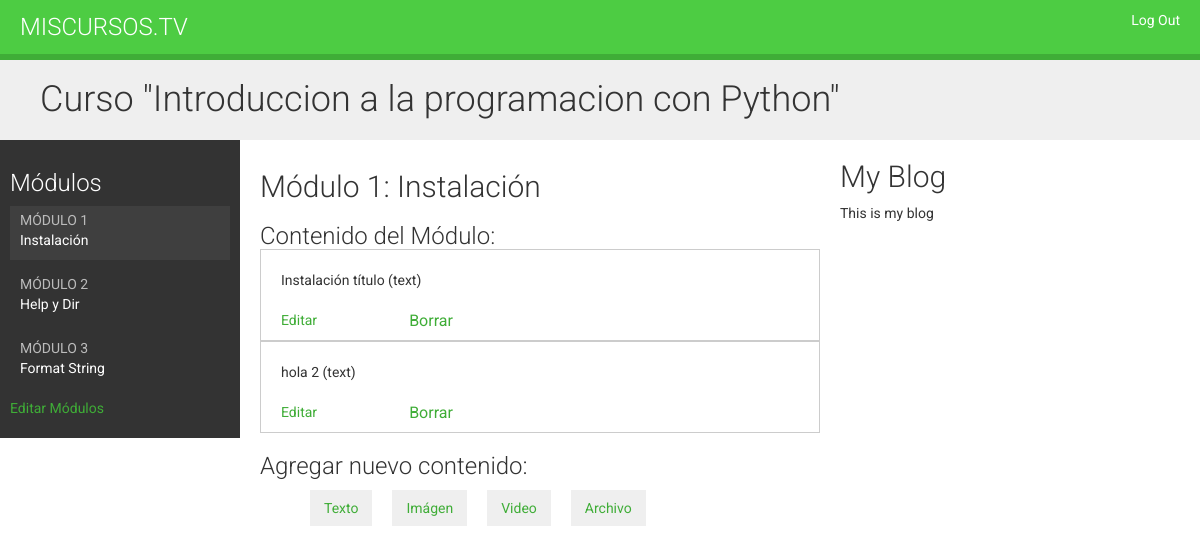
The page /course/module/1/ (signed in) on the database its author committed.
### elearning/models.py (models this page shows, shortened)
class Course(models.Model):
    owner = models.ForeignKey(User, related_name='courses_created', on_delete=models.CASCADE)
    subject = models.ForeignKey(Subject, related_name='courses', on_delete=models.CASCADE)
    title = models.CharField(max_length=200)
    slug = models.CharField(max_length=200, unique=True)
    overview = models.TextField()
    created = models.DateTimeField(auto_now_add=True)
    class Meta:
        ordering = ['-created']

class Module(models.Model):
    course = models.ForeignKey(Course, related_name='modules', on_delete=models.CASCADE)
    title = models.CharField(max_length=200)
    description = models.TextField(blank=True)
    order = OrderField(blank=True, for_fields=['course'])
    class Meta:
        ordering = ['order']

class Content(models.Model):
    module = models.ForeignKey(Module, related_name='contents', on_delete=models.CASCADE)
    content_type = models.ForeignKey(ContentType, on_delete=models.CASCADE, limit_choices_to={'model__in': ('text', 'video', 'image', 'file')})
    object_id = models.PositiveIntegerField()
    item = GenericForeignKey('content_type', 'object_id')
    order = OrderField(blank=True, for_fields=['module'])
    class Meta:
        ordering = ['order']

class ItemBase(models.Model):
    owner = models.ForeignKey(User, related_name='%(class)s_related', on_delete=models.CASCADE)
    title = models.CharField(max_length=250)
    created = models.DateTimeField(auto_now_add=True)
    updated = models.DateTimeField(auto_now=True)
    class Meta:
        abstract = True
    def __str__(self):
        return self.title

class Text(ItemBase):
    content = models.TextField()

### elearning/views.py (the view)
# urls.py: path('module/<int:module_id>/', views.ModuleContentListView.as_view(), name='module_content_list'),
class ModuleContentListView(TemplateResponseMixin, View):
    template_name = 'manage/module/content_list.html'
    def get(self, request, module_id):
        module = get_object_or_404(Module, id=module_id, course__owner=request.user)
        return self.render_to_response({'module': module})

### elearning/templatetags/course.py (called while the page is built)
@register.filter
def model_name(obj):
    try:
        return obj._meta.model_name
    except AttributeError:
        return None

### elearning/templates/manage/module/content_list.html (shortened to what this page needs)
{% extends 'base.html' %}
{% load static %}
{% load course %}
{% block css %}
<link rel="stylesheet" href="{% static 'css/base.css' %}">
<link rel="stylesheet" href="https://ajax.googleapis.com/ajax/libs/jqueryui/1.12.1/themes/smoothness/jquery-ui.css">
{% endblock %}
{% block content %}
    {% with course=module.course %}
        <h1>Curso "{{ course.title }}"</h1>
        <div class="contents">
            <h3>Módulos</h3>
            <ul id="modules">
                {% for m in course.modules.all %}
                    <li data-id="{{ m.id }}" {% if m == module %} class="selected" {% endif %}>
                        <a href="{% url 'module_content_list' m.id %}">
                            <span>Módulo <span class="order">{{ m.order|add:1 }}</span></span>
                            <br>
                            {{ m.title }}
                        </a>
                    </li>
                {% empty %}
                    <li>Aún no hay módulos</li>
                {% endfor %}
            </ul>
            <p><a href="{% url 'course_module_update' course.id %}">Editar Módulos</a></p>
        </div>
        <div class="module">
            <h2>Módulo {{ module.order|add:1 }}: {{ module.title }}</h2>
            <h3>Contenido del Módulo:</h3>
            <div id="module-contents">
                {% for content in module.contents.all %}
                <div data-id="{{ content.id }}">
                    {% with item=content.item %}
                    <p>{{ item }} ({{ item|model_name }})</p>
                    <a href="{% url 'module_content_update' module.id item|model_name item.id %}">Editar</a>
                    <form action="{% url 'module_content_delete' content.id %}>" method="post">
                        <input type="submit" value="Borrar">
                    </form>
                    {% endwith %}
                </div>
                {% empty %}
                    <p>Este módulo aún no tiene contenidos</p>
                {% endfor %}
            </div>
            <h3>Agregar nuevo contenido:</h3>
            <ul class="content-types">
                <li><a href="{% url 'module_content_create' module.id  'text' %}">Texto</a></li>
                <li><a href="{% url 'module_content_create' module.id  'image' %}">Imágen</a></li>
                <li><a href="{% url 'module_content_create' module.id  'video' %}">Video</a></li>
                <li><a href="{% url 'module_content_create' module.id  'file' %}">Archivo</a></li>
            </ul>
        </div>
    {% endwith %}
{% endblock %}

### static/css/base.css (style rules this page uses)
body { margin:0; font-family:'Roboto', sans-serif; font-weight:400; color:#333; }
a { color:#3fad37; text-decoration:none; }
ul { float:left; }
h1, h2, h3, h4, h5, h6 { font-family:'Roboto', sans-serif; font-weight:300; }
h1 { background:#efefef; width:100%; overflow:auto; padding:20px 0 20px 40px; margin:0; }
.module { padding:10px 20px; float:left; width:600px; }
.module h3 { margin:20px 0 0; padding:0; width:100%; }
.module p { margin:10px 0 20px; width:100%; float:left; }
.contents { width:20%; padding:10px; float:left; background:#333; color: #fff; font-family:'Roboto', sans-serif; }
.contents ul { list-style:none; margin:0; padding:0; width:100%; }
.contents ul li { margin:0 0 10px 0; padding:4px 10px 10px; overflow:auto; cursor:move; }
.contents ul li.selected { background:#3f3f3f; }
.contents ul span { text-transform:uppercase; color:#bbb; font-size:14px; }
.contents ul a { display:block; color:#fff; text-decoration:none; }
ul.content-types li { list-style:none; float:left; margin:10px; background:#efefef; padding:8px 14px; }
input, select, textarea { border:1px solid #ccc; border-bottom:3px solid #ccc; padding:8px 12px; font-size:16px; font-family:'Roboto', sans-serif; float:left; clear:both; width:300px; }
input[type=submit], a.button { border-radius:5px; background:#4dcc43; color:#fff; font-size:16px; text-transform:uppercase; border:none; padding:10px 20px; margin:20px 0; }
#module-contents div { padding:10px 20px; border:1px solid #ccc; background:#fff }
#module-contents form { margin:0; padding:0; }
#module-contents input[type=submit] { color:#3fad37; background:none; margin:-20px 0 0; padding:0; float:left; text-transform:none; }

### rows shown on the page
Course: title "Introduccion a la programacion con Python"
Module: order|add "1", title "Instalación"
Module: order|add "2", title "Help y Dir"
Module: order|add "3", title "Format String"
Content: item "Instalación título", item|model_name "text"
Content: item "hola 2", item|model_name "text"
